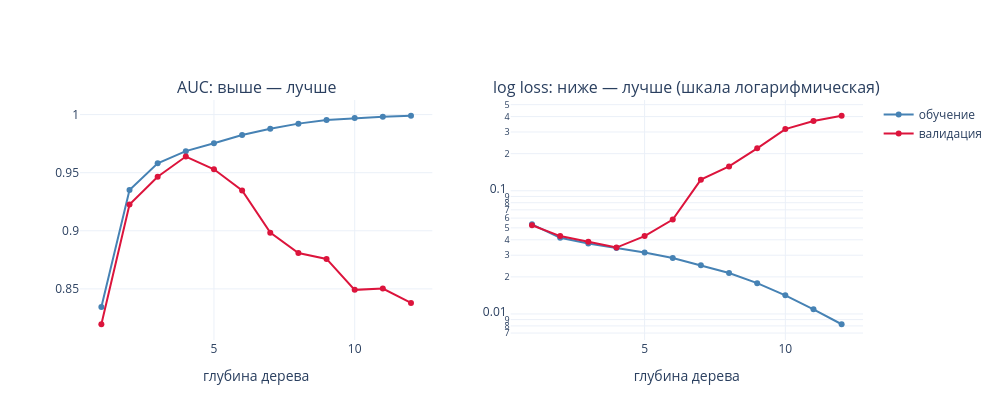

This figure's notebook cell:
### Markdown cell above
### 1.3 Глубина и переобучение

Глубина — **гиперпараметр** (hyperparameter), как число соседей k в L01 и L03: глубокое дерево дробит отчёты на мелкие листья и запоминает обучающие данные. Теперь дерево получает все шесть признаков. Тест нужен для итогового сравнения, поэтому, как в L03, отложим внутри обучения 25 % банков в **валидационную выборку** (validation set). По ней же в п4 выберем число деревьев бустинга.

### Code cell
# Внутри обучения 25 % банков откладываем для выбора гиперпараметров; тест не трогаем
train_banks = train["cert"].drop_duplicates().sample(frac=1, random_state=SEED + 1)
valid_certs = train_banks.iloc[:int(0.25 * len(train_banks))]
fit = train[~train["cert"].isin(valid_certs)]          # на этих банках учим
valid = train[train["cert"].isin(valid_certs)]         # на этих выбираем гиперпараметры

depth_rows = []
for depth in range(1, 13):
    tree = DecisionTreeClassifier(max_depth=depth, criterion="log_loss", random_state=SEED)
    tree.fit(fit[FEATURES], fit["y"])
    for part, data in [("обучение", fit), ("валидация", valid)]:
        p = tree.predict_proba(data[FEATURES])[:, 1]
        depth_rows.append({"глубина": depth, "выборка": part,
                           "AUC": roc_auc_score(data["y"], p), "log loss": log_loss(data["y"], p)})
depth_table = pd.DataFrame(depth_rows)

# Два графика: AUC и log loss в зависимости от глубины
fig = make_subplots(rows=1, cols=2, subplot_titles=["AUC: выше — лучше", "log loss: ниже — лучше (шкала логарифмическая)"])
for part, color in [("обучение", "steelblue"), ("валидация", "crimson")]:
    part_rows = depth_table[depth_table["выборка"] == part]
    fig.add_trace(go.Scatter(x=part_rows["глубина"], y=part_rows["AUC"], name=part, line=dict(color=color)), row=1, col=1)
    fig.add_trace(go.Scatter(x=part_rows["глубина"], y=part_rows["log loss"], name=part, line=dict(color=color),
                             showlegend=False), row=1, col=2)
fig.update_yaxes(type="log", row=1, col=2)
fig.update_xaxes(title_text="глубина дерева")
fig.update_layout(height=420, width=1000)
fig.show()

# Лучшая глубина — минимум log loss на валидации
valid_rows = depth_table[depth_table["выборка"] == "валидация"].set_index("глубина")
best_depth = int(valid_rows["log loss"].idxmin())
print(f"лучшая глубина на валидации: {best_depth}, AUC {valid_rows.loc[best_depth, 'AUC']:.3f}, "
      f"log loss {valid_rows.loc[best_depth, 'log loss']:.4f}")
print(f"глубина 12 на валидации: AUC {valid_rows.loc[12, 'AUC']:.3f}, log loss {valid_rows.loc[12, 'log loss']:.3f}")

### Figure 1 — Plotly figure (JSON) as saved in the notebook; plotly's stock layout.template omitted (floating-point values rounded to 4 significant figures)
{"data": [{"line": {"color": "steelblue"}, "name": "обучение", "type": "scatter", "x": [1, 2, 3, 4, 5, 6, 7, 8, 9, 10, 11, 12], "xaxis": "x", "y": [0.8344, 0.9351, 0.9581, 0.9686, 0.9753, 0.9825, 0.9878, 0.9922, 0.9953, 0.9971, 0.9982, 0.999], "yaxis": "y"}, {"line": {"color": "steelblue"}, "name": "обучение", "showlegend": false, "type": "scatter", "x": [1, 2, 3, 4, 5, 6, 7, 8, 9, 10, 11, 12], "xaxis": "x2", "y": [0.05337, 0.04151, 0.03734, 0.03425, 0.0316, 0.02851, 0.02483, 0.02151, 0.0178, 0.01417, 0.0109, 0.008253], "yaxis": "y2"}, {"line": {"color": "crimson"}, "name": "валидация", "type": "scatter", "x": [1, 2, 3, 4, 5, 6, 7, 8, 9, 10, 11, 12], "xaxis": "x", "y": [0.8196, 0.9226, 0.9466, 0.9639, 0.9529, 0.9347, 0.8984, 0.8809, 0.8758, 0.8491, 0.8503, 0.8379], "yaxis": "y"}, {"line": {"color": "crimson"}, "name": "валидация", "showlegend": false, "type": "scatter", "x": [1, 2, 3, 4, 5, 6, 7, 8, 9, 10, 11, 12], "xaxis": "x2", "y": [0.0525, 0.04289, 0.03859, 0.03459, 0.04289, 0.05836, 0.1231, 0.1577, 0.2212, 0.3167, 0.3681, 0.4064], "yaxis": "y2"}], "layout": {"annotations": [{"font": {"size": 16}, "showarrow": false, "text": "AUC: выше — лучше", "x": 0.225, "xanchor": "center", "xref": "paper", "y": 1, "yanchor": "bottom", "yref": "paper"}, {"font": {"size": 16}, "showarrow": false, "text": "log loss: ниже — лучше (шкала логарифмическая)", "x": 0.775, "xanchor": "center", "xref": "paper", "y": 1, "yanchor": "bottom", "yref": "paper"}], "height": 420, "width": 1000, "xaxis": {"anchor": "y", "domain": [0, 0.45], "title": {"text": "глубина дерева"}}, "xaxis2": {"anchor": "y2", "domain": [0.55, 1], "title": {"text": "глубина дерева"}}, "yaxis": {"anchor": "x", "domain": [0, 1]}, "yaxis2": {"anchor": "x2", "domain": [0, 1], "type": "log"}}}
